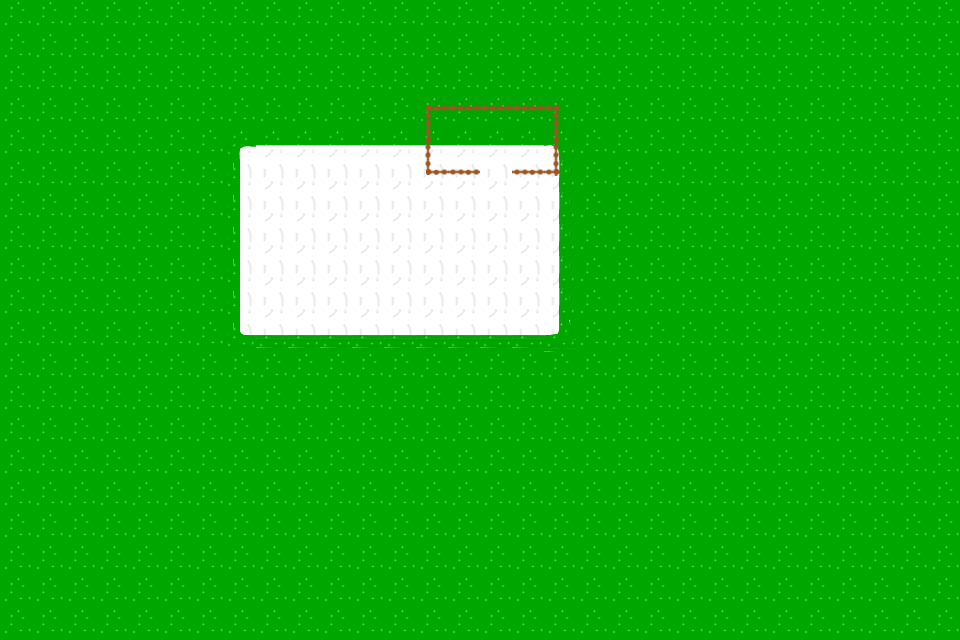

Rendered tile map (Tiled .tmx) drawn with the repository's tilesets; below, a short description and the map source with its tile grids summarised:
An orthogonal 30x20 tile map with 32x32 px tiles, 2 tile layers (Kachelebene 1, Kachelebene 2).

<map version="1.0" orientation="orthogonal" width="30" height="20" tilewidth="32" tileheight="32">
 <tileset firstgid="1" name="tileset" tilewidth="32" tileheight="32">
  <image source="tileset.png" width="256" height="256" />
 </tileset>
 <layer name="Kachelebene 1" width="30" height="20">
  <data>[600 cells, 600 non-empty, 10 distinct tile ids]</data>
 </layer>
 <layer name="Kachelebene 2" width="30" height="20">
  <data>[600 cells, 14 non-empty, 9 distinct tile ids]</data>
 </layer>
</map>
